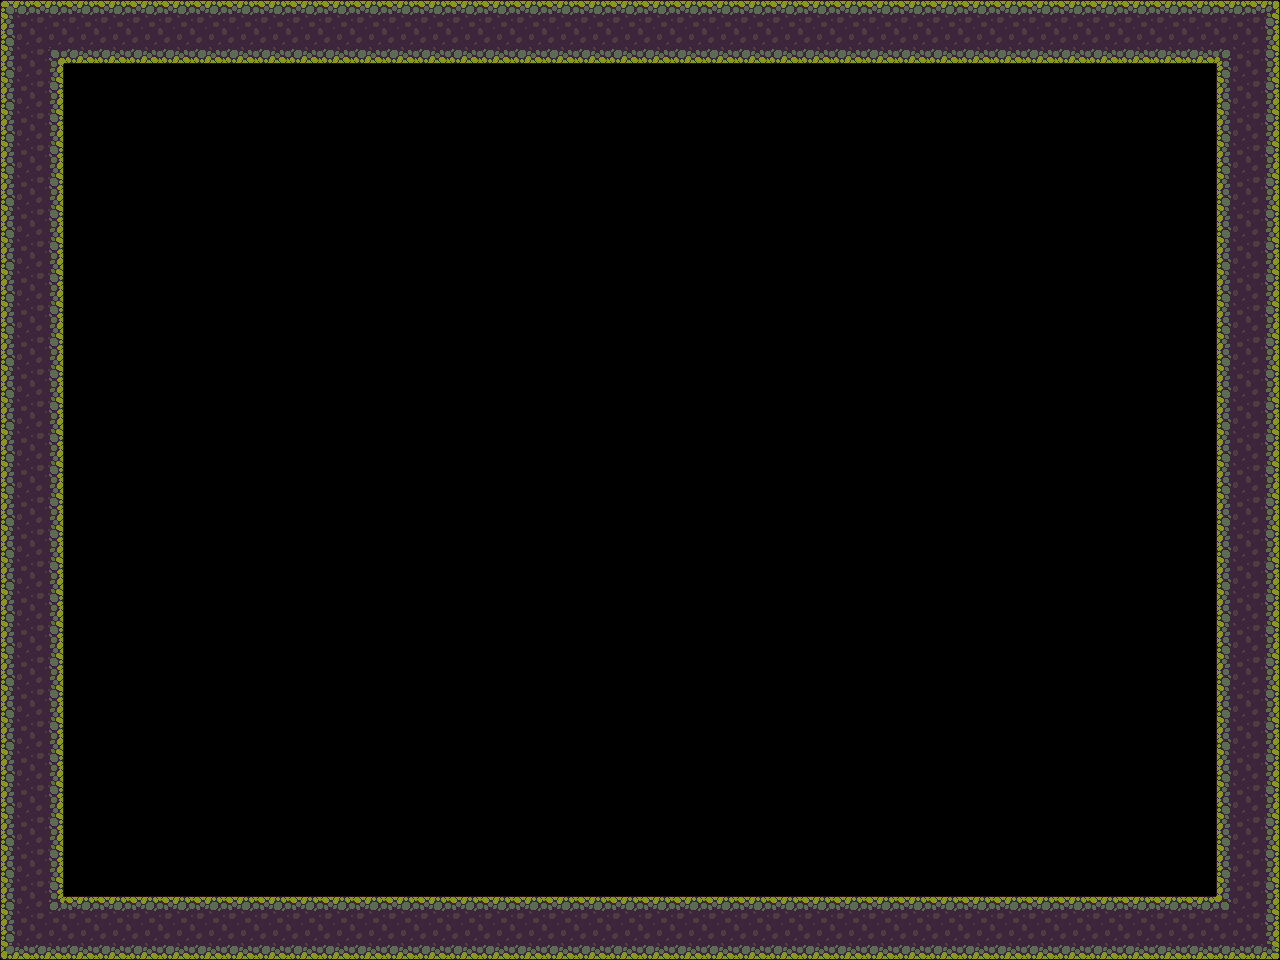

A level layout from a 2D game, rendered from its tile map. Below: a short description, then the map file with its tile-grid data intact:
An orthogonal 40x30 tile map with 32x32 px tiles, 1 tile layer (tiles) and 8 objects.

<map version="1.10" tiledversion="1.11.2" orientation="orthogonal" renderorder="right-down" width="40" height="30" tilewidth="32" tileheight="32" infinite="0" nextlayerid="10" nextobjectid="40">
 <tileset firstgid="1" source="tileSet.tsx" />
 <layer id="1" name="tiles" width="40" height="30">
  <data encoding="csv">
1,2,2,2,2,2,2,2,2,2,2,2,2,2,2,2,2,2,2,2,2,2,2,2,2,2,2,2,2,2,2,2,2,2,2,2,2,2,2,3,
11,4,5,5,5,5,5,5,5,5,5,5,5,5,5,5,5,5,5,5,5,5,5,5,5,5,5,5,5,5,5,5,5,5,5,5,5,5,6,13,
11,14,0,0,0,0,0,0,0,0,0,0,0,0,0,0,0,0,0,0,0,0,0,0,0,0,0,0,0,0,0,0,0,0,0,0,0,0,11,13,
11,14,0,0,0,0,0,0,0,0,0,0,0,0,0,0,0,0,0,0,0,0,0,0,0,0,0,0,0,0,0,0,0,0,0,0,0,0,11,13,
11,14,0,0,0,0,0,0,0,0,0,0,0,0,0,0,0,0,0,0,0,0,0,0,0,0,0,0,0,0,0,0,0,0,0,0,0,0,11,13,
11,14,0,0,0,0,0,0,0,0,0,0,0,0,0,0,0,0,0,0,0,0,0,0,0,0,0,0,0,0,0,0,0,0,0,0,0,0,11,13,
11,14,0,0,0,0,0,0,0,0,0,0,0,0,0,0,0,0,0,0,0,0,0,0,0,0,0,0,0,0,0,0,0,0,0,0,0,0,11,13,
11,14,0,0,0,0,0,0,0,0,0,0,0,0,0,0,0,0,0,0,0,0,0,0,0,0,0,0,0,0,0,0,0,0,0,0,0,0,16,13,
11,14,0,0,0,0,0,0,0,0,0,0,0,0,0,0,0,0,0,0,0,0,0,0,0,0,0,0,0,0,0,0,0,0,0,0,0,0,16,13,
11,14,0,0,0,0,0,0,0,0,0,0,0,0,0,0,0,0,0,0,0,0,0,0,0,0,0,0,0,0,0,0,0,0,0,0,0,0,16,13,
11,14,0,0,0,0,0,0,0,0,0,0,0,0,0,0,0,0,0,0,0,0,0,0,0,0,0,0,0,0,0,0,0,0,0,0,0,0,16,13,
11,14,0,0,0,0,0,0,0,0,0,0,0,0,0,0,0,0,0,0,0,0,0,0,0,0,0,0,0,0,0,0,0,0,0,0,0,0,16,13,
11,14,0,0,0,0,0,0,0,0,0,0,0,0,0,0,0,0,0,0,0,0,0,0,0,0,0,0,0,0,0,0,0,0,0,0,0,0,16,13,
11,14,0,0,0,0,0,0,0,0,0,0,0,0,0,0,0,0,0,0,0,0,0,0,0,0,0,0,0,0,0,0,0,0,0,0,0,0,16,13,
11,14,0,0,0,0,0,0,0,0,0,0,0,0,0,0,0,0,0,0,0,0,0,0,0,0,0,0,0,0,0,0,0,0,0,0,0,0,16,13,
11,14,0,0,0,0,0,0,0,0,0,0,0,0,0,0,0,0,0,0,0,0,0,0,0,0,0,0,0,0,0,0,0,0,0,0,0,0,16,13,
11,14,0,0,0,0,0,0,0,0,0,0,0,0,0,0,0,0,0,0,0,0,0,0,0,0,0,0,0,0,0,0,0,0,0,0,0,0,16,13,
11,14,0,0,0,0,0,0,0,0,0,0,0,0,0,0,0,0,0,0,0,0,0,0,0,0,0,0,0,0,0,0,0,0,0,0,0,0,16,13,
11,14,0,0,0,0,0,0,0,0,0,0,0,0,0,0,0,0,0,0,0,0,0,0,0,0,0,0,0,0,0,0,0,0,0,0,0,0,16,13,
11,14,0,0,0,0,0,0,0,0,0,0,0,0,0,0,0,0,0,0,0,0,0,0,0,0,0,0,0,0,0,0,0,0,0,0,0,0,16,13,
11,14,0,0,0,0,0,0,0,0,0,0,0,0,0,0,0,0,0,0,0,0,0,0,0,0,0,0,0,0,0,0,0,0,0,0,0,0,16,13,
11,14,0,0,0,0,0,0,0,0,0,0,0,0,0,0,0,0,0,0,0,0,0,0,0,0,0,0,0,0,0,0,0,0,0,0,0,0,16,13,
11,14,0,0,0,0,0,0,0,0,0,0,0,0,0,0,0,0,0,0,0,0,0,0,0,0,0,0,0,0,0,0,0,0,0,0,0,0,11,13,
11,14,0,0,0,0,0,0,0,0,0,0,0,0,0,0,0,0,0,0,0,0,0,0,0,0,0,0,0,0,0,0,0,0,0,0,0,0,11,13,
11,14,0,0,0,0,0,0,0,0,0,0,0,0,0,0,0,0,0,0,0,0,0,0,0,0,0,0,0,0,0,0,0,0,0,0,0,0,16,13,
11,14,0,0,0,0,0,0,0,0,0,0,0,0,0,0,0,0,0,0,0,0,0,0,0,0,0,0,0,0,0,0,0,0,0,0,0,0,16,13,
11,14,0,0,0,0,0,0,0,0,0,0,0,0,0,0,0,0,0,0,0,0,0,0,0,0,0,0,0,0,0,0,0,0,0,0,0,0,16,13,
11,14,0,0,0,0,0,0,0,0,0,0,0,0,0,0,0,0,0,0,0,0,0,0,0,0,0,0,0,0,0,0,0,0,0,0,0,0,16,13,
11,24,25,25,25,25,25,25,25,25,25,25,25,25,25,25,25,25,25,25,25,25,25,25,25,25,25,25,25,25,25,25,25,25,25,25,25,25,26,13,
21,22,22,22,22,22,22,22,22,22,22,22,22,22,22,22,22,22,22,22,22,22,22,22,22,22,22,22,22,22,22,22,22,22,22,22,22,22,22,23
</data>
 </layer>
 <objectgroup id="7" name="collision">
  <object id="15" x="2.66667" y="61.3333" width="57.3333" height="897.333" />
  <object id="17" x="60" y="896" width="1217.33" height="62.6667" />
  <object id="18" x="1216" y="1.33333" width="61.3333" height="890.667" />
  <object id="19" x="1.33333" y="-1.33333" width="1212" height="61.3333" />
 </objectgroup>
 <objectgroup id="8" name="enemies">
  <object id="34" x="888.103" y="573.354" width="25.3333" height="44">
   <properties>
    <property name="detectionRange" type="int" value="100" />
    <property name="patrolRange" type="int" value="300" />
    <property name="type" value="ground" />
   </properties>
  </object>
  <object id="35" x="332.019" y="635.702" width="25.3333" height="44">
   <properties>
    <property name="detectionRange" type="int" value="50" />
    <property name="patrolRange" type="int" value="300" />
    <property name="type" value="ground" />
   </properties>
  </object>
 </objectgroup>
 <objectgroup id="9" name="items">
  <object id="37" x="449.518" y="807.709" width="17.791" height="26.0934">
   <properties>
    <property name="type" value="sword" />
   </properties>
  </object>
  <object id="39" x="515.938" y="810.082" width="48.6286" height="16.6049">
   <properties>
    <property name="type" value="random" />
   </properties>
  </object>
 </objectgroup>
</map>
